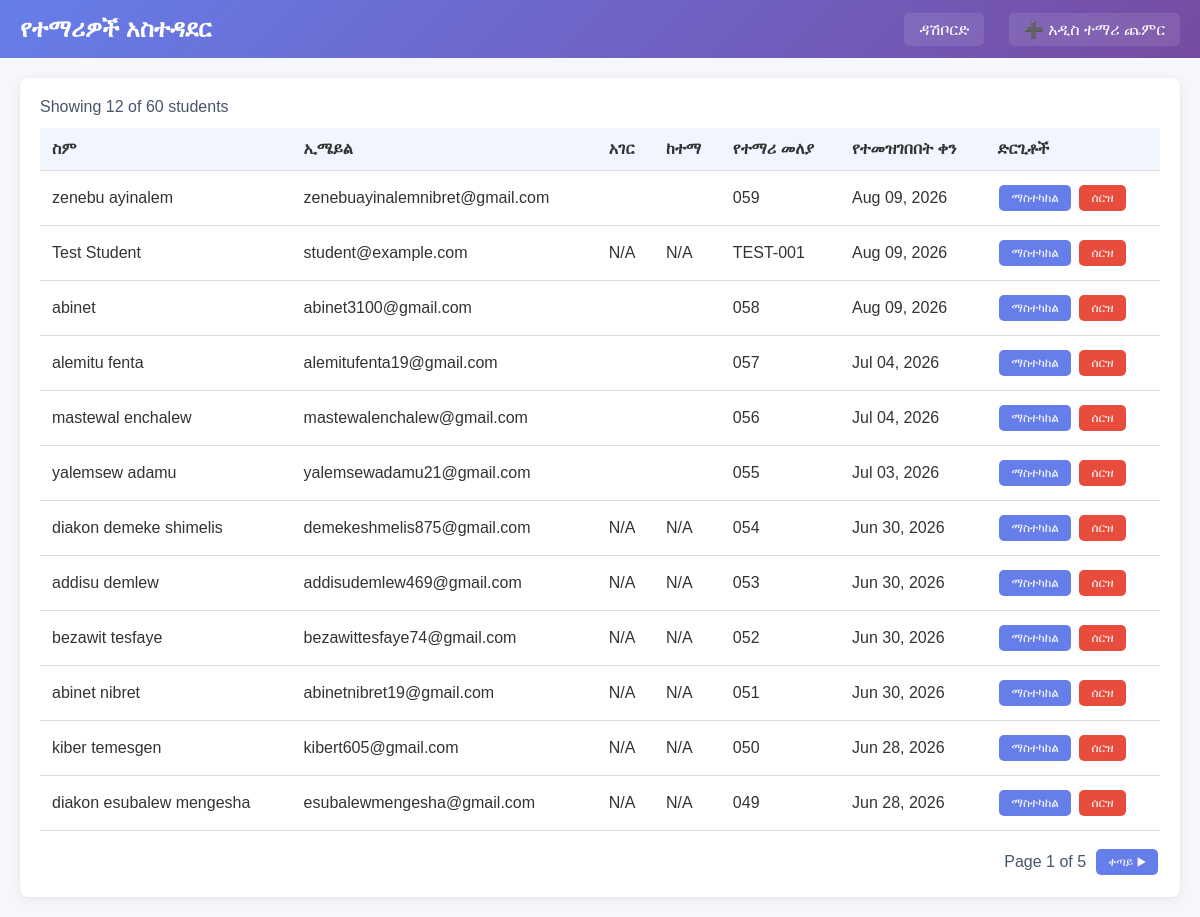
Page /admin_students.php (signed in) on the committed database.
### tables this page shows
CREATE TABLE `students` (
  `id` int(11) NOT NULL AUTO_INCREMENT,
  `name` varchar(255) NOT NULL,
  `email` varchar(255) NOT NULL,
  `student_id` varchar(100) NOT NULL,
  `password_hash` varchar(255) NOT NULL,
  `role` varchar(30) NOT NULL DEFAULT 'Student',
  `created_at` datetime DEFAULT current_timestamp(),
  `email_verified` tinyint(1) NOT NULL DEFAULT 0,
  `email_verification_token` varchar(255) DEFAULT NULL,
  `email_verified_at` datetime DEFAULT NULL,
  `location_country` varchar(100) DEFAULT NULL,
  `location_city` varchar(100) DEFAULT NULL,
  `location_lat` decimal(10,6) DEFAULT NULL,
  `location_lng` decimal(10,6) DEFAULT NULL,
  `country` varchar(100) DEFAULT NULL,
  `city` varchar(100) DEFAULT NULL,
  `latitude` decimal(10,7) DEFAULT NULL,
  `longitude` decimal(10,7) DEFAULT NULL,
  PRIMARY KEY (`id`),
  UNIQUE KEY `email` (`email`),
  UNIQUE KEY `student_id` (`student_id`)
);

### db.php (called while the page is built, shortened)
<?php
if (!function_exists('safe')) {
    function safe($value): string
    {
        if (is_scalar($value)) {
            return htmlspecialchars((string)$value, ENT_QUOTES, 'UTF-8');
        }
        return '';
    }
}

### admin_students.php (the view, shortened to what this page needs)
<?php
require_once __DIR__ . '/db.php';
$page = max(1, (int)($_GET['page'] ?? 1));
$perPage = 12;
try {
    $totalStudents = (int)$pdo->query('SELECT COUNT(*) FROM students')->fetchColumn();
    $totalPages = max(1, (int)ceil($totalStudents / $perPage));
    $page = min($page, $totalPages);
    $offset = ($page - 1) * $perPage;
    $stmt = $pdo->prepare('SELECT * FROM students ORDER BY created_at DESC LIMIT :limit OFFSET :offset');
    $stmt->bindValue(':limit', $perPage, PDO::PARAM_INT);
    $stmt->bindValue(':offset', $offset, PDO::PARAM_INT);
    $stmt->execute();
    $students = $stmt->fetchAll();
} catch (PDOException $e) {
    $students = [];
    $error = 'DB ችግኝ አለ። ' . $e->getMessage();
}
?>
<!DOCTYPE html>
<html lang="am">
<head>
</head>
<body>
<div class="navbar">
    <h2>የተማሪዎች አስተዳደር</h2>
    <div>
        <a href="admin_dashboard.php">ዳሽቦርድ</a>
        <a href="admin_edit_student.php" class="add-btn">➕ አዲስ ተማሪ ጨምር</a>
    </div>
</div>
<div class="container">
    <div class="card">
        <?php if (empty($students)): ?>
            <p style="text-align: center; padding: 30px;">ምንም ተማሪ የለም። እባክዎ አዲስ ተማሪ ያክሉ።</p>
        <?php else: ?>
            <div style="margin-bottom: 12px; color:#475569;">Showing <?php echo count($students); ?> of <?php echo $totalStudents; ?> students</div>
            <table>
                <thead>
                    <tr>
                        <th>ስም</th>
                        <th>ኢሜይል</th>
                        <th>አገር</th>
                        <th>ከተማ</th>
                        <th>የተማሪ መለያ</th>
                        <th>የተመዝገበበት ቀን</th>
                        <th>ድርጊቶች</th>
                    </tr>
                </thead>
                <tbody>
                    <?php foreach ($students as $student): ?>
                        <tr>
                            <td><?php echo safe($student['name']); ?></td>
                            <td><?php echo safe($student['email']); ?></td>
                            <td><?php echo safe($student['country'] ?? 'N/A'); ?></td>
                            <td><?php echo safe($student['city'] ?? 'N/A'); ?></td>
                            <td><?php echo safe($student['student_id']); ?></td>
                            <td><?php echo date('M d, Y', strtotime($student['created_at'])); ?></td>
                            <td>
                                <a class="action-btn edit-btn" href="admin_edit_student.php?id=<?php echo $student['id']; ?>">ማስተካከል</a>
                                <a class="action-btn delete-btn" href="admin_students.php?delete=<?php echo $student['id']; ?>" onclick="return confirm('ይህን ተማሪ ሰርዝ?');">ሰርዝ</a>
                            </td>
                        </tr>
                    <?php endforeach; ?>
                </tbody>
            </table>
            <div style="margin-top: 16px; display:flex; gap:8px; flex-wrap:wrap; align-items:center; justify-content:flex-end;">
                <span style="color:#475569;">Page <?php echo $page; ?> of <?php echo $totalPages; ?></span>
                <?php if ($page < $totalPages): ?>
                    <a class="action-btn edit-btn" href="admin_students.php?page=<?php echo min($totalPages, $page + 1); ?>">ቀጣይ ▶</a>
                <?php endif; ?>
            </div>
        <?php endif; ?>
    </div>
</div>
</body>
</html>

### admin_students.php (style rules this page uses)
* { margin: 0; padding: 0; box-sizing: border-box; }
body { font-family: Arial, sans-serif; background: #f5f7fa; color: #333; }
.navbar { background: linear-gradient(135deg, #667eea 0%, #764ba2 100%); color: white; padding: 15px 20px; display: flex; justify-content: space-between; align-items: center; }
.navbar a { color: white; text-decoration: none; margin-left: 20px; padding: 8px 15px; background: rgba(255,255,255,0.1); border-radius: 5px; }
.container { max-width: 1200px; margin: 20px auto; padding: 0 20px; }
.card { background: white; padding: 20px; border-radius: 8px; box-shadow: 0 2px 10px rgba(0,0,0,0.08); }
table { width: 100%; border-collapse: collapse; }
th, td { padding: 12px; text-align: left; border-bottom: 1px solid #ddd; }
th { background: #f1f5ff; font-weight: bold; }
.action-btn { display: inline-block; padding: 6px 12px; margin: 2px; border-radius: 5px; text-decoration: none; font-size: 12px; }
.edit-btn { background: #667eea; color: white; }
.delete-btn { background: #e74c3c; color: white; }
.add-btn { background: #667eea; color: white; padding: 10px 20px; border-radius: 5px; text-decoration: none; }

### rows in the picture
students: name "zenebu ayinalem", email "zenebuayinalemnibret@gmail.com", student "059", created_at "Aug 09, 2026"
students: name "Test Student", email "student@example.com", country "N/A", city "N/A", student "TEST-001", created_at "Aug 09, 2026"
students: name "abinet", email "abinet3100@gmail.com", student "058", created_at "Aug 09, 2026"
students: name "alemitu fenta", email "alemitufenta19@gmail.com", student "057", created_at "Jul 04, 2026"
students: name "mastewal enchalew", email "mastewalenchalew@gmail.com", student "056", created_at "Jul 04, 2026"
students: name "yalemsew adamu", email "yalemsewadamu21@gmail.com", student "055", created_at "Jul 03, 2026"
students: name "diakon demeke shimelis", email "demekeshmelis875@gmail.com", country "N/A", city "N/A", student "054", created_at "Jun 30, 2026"
students: name "addisu demlew", email "addisudemlew469@gmail.com", country "N/A", city "N/A", student "053", created_at "Jun 30, 2026"
students: name "bezawit tesfaye", email "bezawittesfaye74@gmail.com", country "N/A", city "N/A", student "052", created_at "Jun 30, 2026"
students: name "abinet nibret", email "abinetnibret19@gmail.com", country "N/A", city "N/A", student "051", created_at "Jun 30, 2026"
students: name "kiber temesgen", email "kibert605@gmail.com", country "N/A", city "N/A", student "050", created_at "Jun 28, 2026"
students: name "diakon esubalew mengesha", email "esubalewmengesha@gmail.com", country "N/A", city "N/A", student "049", created_at "Jun 28, 2026"

### other values in the picture
count($students) "12"
$totalStudents "60"
$page "1"
$totalPages "5"
